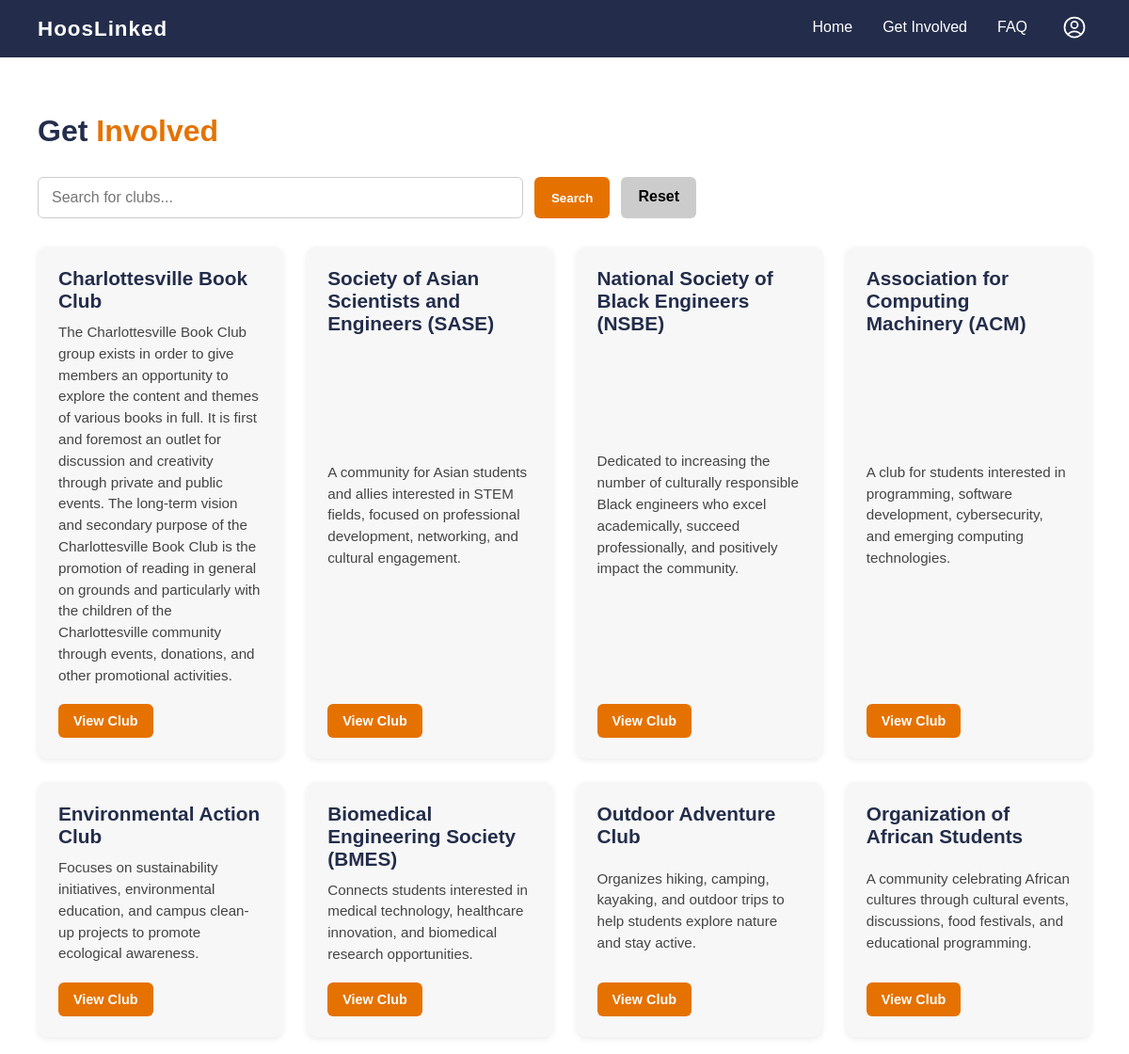
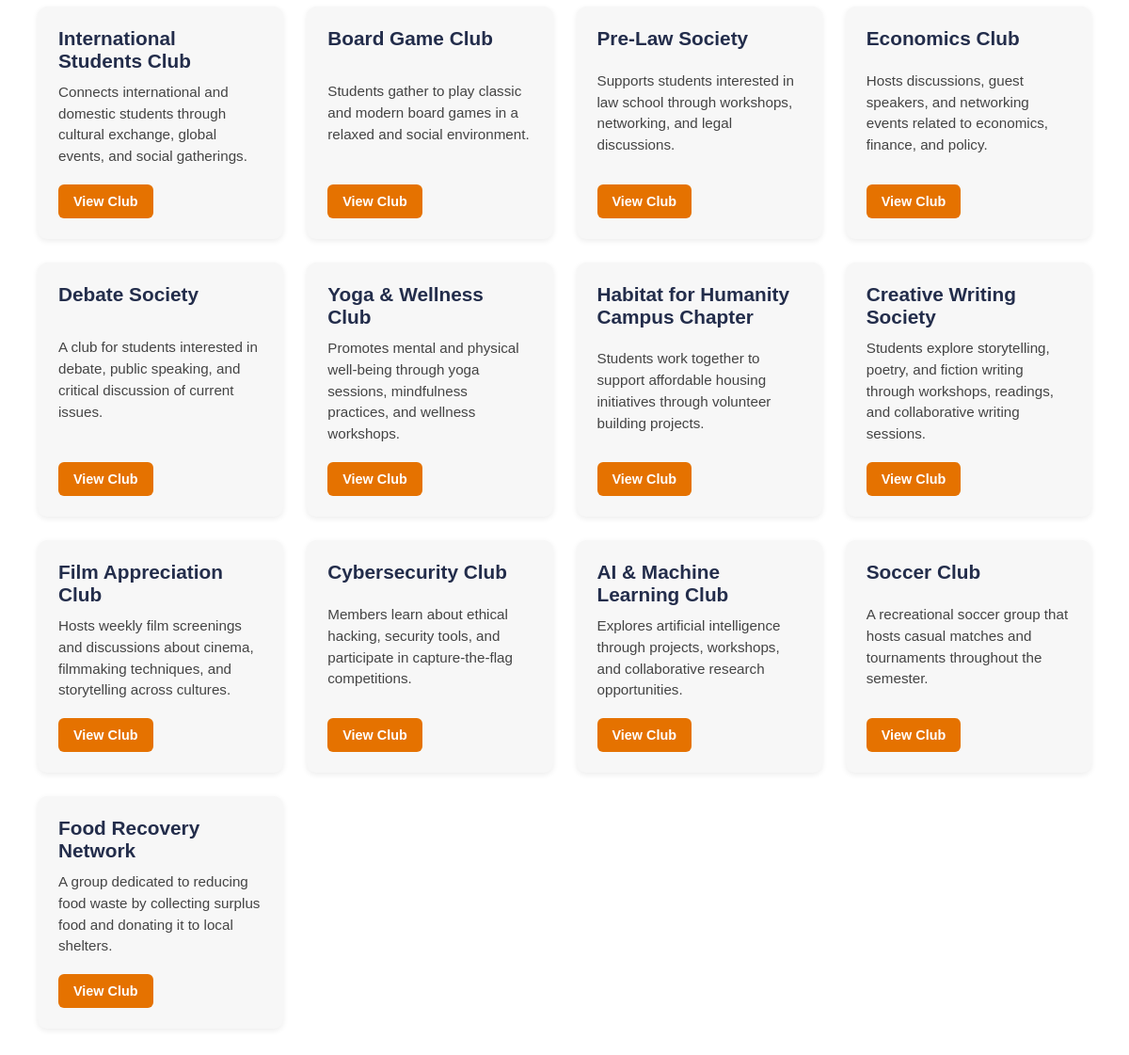
Page /get-involved/ on the committed database (2 pictures, top to bottom).
### main/models.py (models this page shows, shortened)
class Club(models.Model):
    name = models.CharField(max_length=200)
    description = models.TextField(blank=True)
    slug = models.SlugField(unique=True, blank=True)

### main/views.py (the view)
# urls.py: path('get-involved/', views.get_involved_page, name='get_involved'),
def get_involved_page(request):
    query = request.GET.get('q', '').strip()
    clubs = Club.objects.all() #fetch all the club records from db
    if query:
        clubs = clubs.filter(
            Q(name__icontains=query) | Q(description__icontains=query)
        )
    return render(request, 'main/get_involved.html', {
        'clubs': clubs, #pass clubs queryset to template
        'query': query,
    })

### main/templates/main/get_involved.html (shortened to what this page needs)
<!DOCTYPE html>
<html lang="en">
<head>
</head>
<body>
<nav>
<span class="logo">HoosLinked</span>
<ul>
<li><a href="{% url 'home' %}">Home</a></li>
<li><a href="{% url 'get_involved' %}">Get Involved</a></li>
<li><a href="#">FAQ</a></li>
<li class="nav-icon" id="navIcon">
                <button class="icon-btn" onclick="toggleNav()">
                </button>
            </li>
</ul>
</nav>
<div class="page-header">
<h1>Get <span>Involved</span></h1>
</div>
<div class="search-bar-wrap">
    <form method="get" class="search-form">
        <input
            type="text"
            name="q"
            placeholder="Search for clubs..."
            value="{{ query }}"
            class="search-input"
        >
        <button type="submit" class="search-btn">Search</button>
        <a href="{% url 'get_involved' %}" class="reset-btn">
            Reset
        </a>
    </form>
</div>
<div class="club-container">
{% for club in clubs %}
<div class="club-card">
<h3>{{ club.name }}</h3>
<p>
{{ club.description|default:"No description available." }}
</p>
<a href="{% url 'club_detail' club.slug %}" class="club-btn">
    View Club
</a>
</div>
{% empty %}
<p class="no-clubs">No clubs available yet.</p>
{% endfor %}
</div>
</body>
</html>

### main/templates/main/get_involved.html (style rules this page uses)
* { margin: 0; padding: 0; box-sizing: border-box; }
body { font-family: Helvetica, Arial, sans-serif; background-color: #FFFFFF; color: #232D4B; }
nav { background-color: #232D4B; padding: 0 40px; display: flex; align-items: center; justify-content: space-between; }
nav .logo { color: #FFFFFF; font-size: 1.4rem; font-weight: bold; letter-spacing: 1px; }
nav ul { list-style: none; display: flex; gap: 32px; }
nav ul li a { color: #FFFFFF; text-decoration: none; font-size: 1rem; padding: 20px 0; display: block; border-bottom: 3px solid transparent; transition: border-color 0.2s; }
.nav-icon { position: relative; padding: 11px 0px; }
.icon-btn { background: none; border: none; cursor: pointer; color: #FFFFFF; padding: 4px; display: flex; align-items: center; }
.icon-btn svg { width: 28px; height: 28px; }
.page-header { padding: 60px 40px 30px 40px; }
.page-header h1 { font-size: 2rem; }
.page-header span { color: #E57200; }
.search-bar-wrap { padding: 0 40px 30px 40px; }
.search-form { display: flex; gap: 12px; max-width: 700px; }
.search-input { flex: 1; padding: 12px 14px; font-size: 1rem; border: 1px solid #ccc; border-radius: 6px; font-family: inherit; }
.search-btn { background-color: #E57200; color: #FFFFFF; border: none; padding: 12px 18px; border-radius: 6px; font-weight: bold; cursor: pointer; font-family: inherit; }
.reset-btn { background-color: #ccc; color: black; padding: 12px 18px; border-radius: 6px; text-decoration: none; font-weight: bold; }
.club-container { padding: 0 40px 60px 40px; display: grid; grid-template-columns: repeat(auto-fit, minmax(260px, 1fr)); gap: 25px; }
.club-card { background-color: #f7f7f7; border-radius: 10px; padding: 22px; box-shadow: 0 2px 6px rgba(0,0,0,0.08); display: flex; flex-direction: column; justify-content: space-between; }
.club-card h3 { margin-bottom: 10px; font-size: 1.3rem; }
.club-card p { font-size: 0.95rem; line-height: 1.5; color: #444; margin-bottom: 18px; }
.club-btn { background-color: #E57200; color: #FFFFFF; text-decoration: none; padding: 10px 16px; border-radius: 6px; font-weight: bold; font-size: 0.9rem; width: fit-content; }

### rows in the picture
Club: name "Charlottesville Book Club", description "The Charlottesville Book Club group exists in order to give members an opportunity to explore the content and themes of various books in full. It is first and foremost an outlet for discussion and creativity through private and public events. The long-term vision and secondary purpose of the Charlottesville Book Club is the promotion of reading in general on grounds and particularly with the children of the Charlottesville community through events, donations, and other promotional activities."
Club: name "Society of Asian Scientists and Engineers (SASE)", description "A community for Asian students and allies interested in STEM fields, focused on professional development, networking, and cultural engagement."
Club: name "National Society of Black Engineers (NSBE)", description "Dedicated to increasing the number of culturally responsible Black engineers who excel academically, succeed professionally, and positively impact the community."
Club: name "Association for Computing Machinery (ACM)", description "A club for students interested in programming, software development, cybersecurity, and emerging computing technologies."
Club: name "Environmental Action Club", description "Focuses on sustainability initiatives, environmental education, and campus clean-up projects to promote ecological awareness."
Club: name "Biomedical Engineering Society (BMES)", description "Connects students interested in medical technology, healthcare innovation, and biomedical research opportunities."
Club: name "Outdoor Adventure Club", description "Organizes hiking, camping, kayaking, and outdoor trips to help students explore nature and stay active."
Club: name "Organization of African Students", description "A community celebrating African cultures through cultural events, discussions, food festivals, and educational programming."
Club: name "International Students Club", description "Connects international and domestic students through cultural exchange, global events, and social gatherings."
Club: name "Board Game Club", description "Students gather to play classic and modern board games in a relaxed and social environment."
Club: name "Pre-Law Society", description "Supports students interested in law school through workshops, networking, and legal discussions."
Club: name "Economics Club", description "Hosts discussions, guest speakers, and networking events related to economics, finance, and policy."
Club: name "Debate Society", description "A club for students interested in debate, public speaking, and critical discussion of current issues."
Club: name "Yoga & Wellness Club", description "Promotes mental and physical well-being through yoga sessions, mindfulness practices, and wellness workshops."
Club: name "Habitat for Humanity Campus Chapter", description "Students work together to support affordable housing initiatives through volunteer building projects."
Club: name "Creative Writing Society", description "Students explore storytelling, poetry, and fiction writing through workshops, readings, and collaborative writing sessions."
Club: name "Film Appreciation Club", description "Hosts weekly film screenings and discussions about cinema, filmmaking techniques, and storytelling across cultures."
Club: name "Cybersecurity Club", description "Members learn about ethical hacking, security tools, and participate in capture-the-flag competitions."
Club: name "AI & Machine Learning Club", description "Explores artificial intelligence through projects, workshops, and collaborative research opportunities."
Club: name "Soccer Club", description "A recreational soccer group that hosts casual matches and tournaments throughout the semester."
Club: name "Food Recovery Network", description "A group dedicated to reducing food waste by collecting surplus food and donating it to local shelters."
